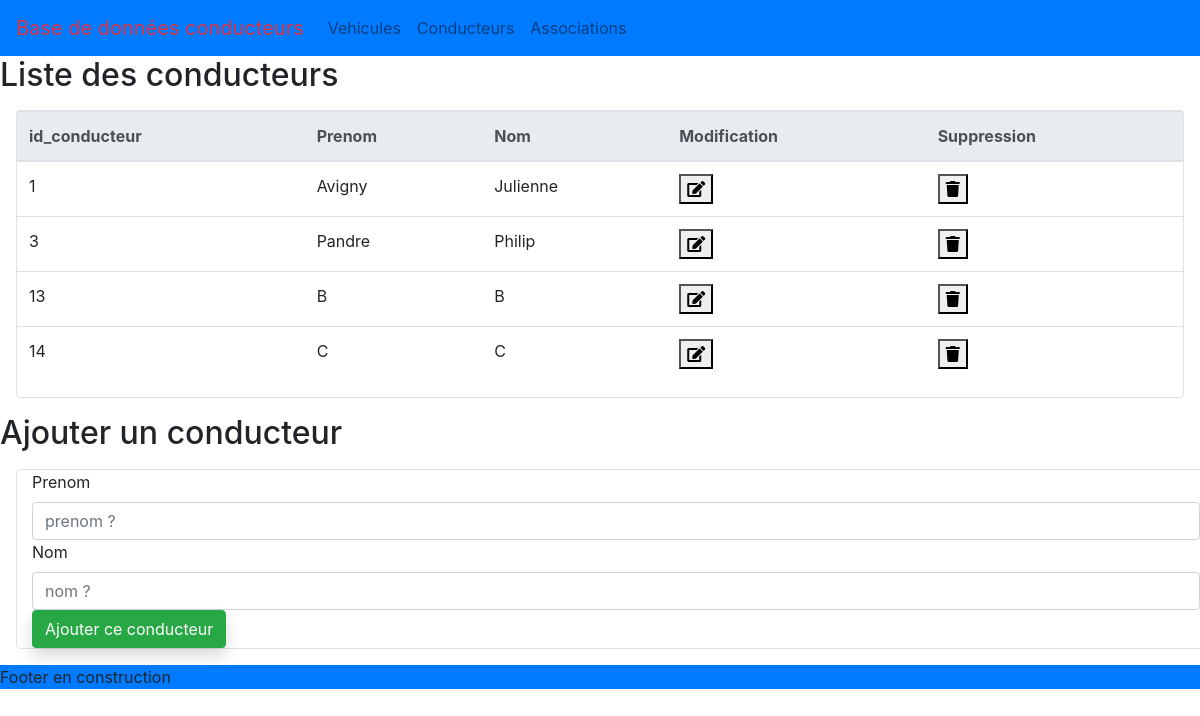
The app's page /conducteurs.php with its own data.
### tables this page shows
CREATE TABLE `conducteur` (
  `id_conducteur` int NOT NULL,
  `prenom` varchar(100) NOT NULL,
  `nom` varchar(100) NOT NULL
);

### controller/read.conducteurs.php (called while the page is built, shortened)
<?php
require_once "database.php";
$req = $db->prepare("SELECT * FROM conducteur");
$req->execute();
$conducteurs = $req->fetchAll(PDO::FETCH_ASSOC);

### partials/list.conducteurs.php (the view, shortened to what this page needs)
<section class= "border border-primary-subtle m-3 rounded">
<table>
    <table class="table table-hover">
    <thead class="thead-light">
        <tr>
            <th>id_conducteur</th>
            <th>Prenom</th>
            <th>Nom</th>
            <th>Modification</th>
            <th>Suppression</th>
        </tr>
    </thead>
    <tbody>
        <?php foreach ($conducteurs as $key => $conducteur): ?>
            <tr>
                <td><?= $conducteur["id_conducteur"] ?></td>
                <td><?= $conducteur["nom"] ?></td>
                <td><?= $conducteur["prenom"] ?></td>
                <td>
                    <form action="partials/modify.conducteur.php" method="post" >
                            <button class="" type="submit"><i class="fa fa-edit"> </i>
                            </button>
                    </form>
                </td>
                <td>
                    <form action="controller/delete.conducteur.php" method="post" onSubmit="return confirm('confirmez la suppression ?')">
                            <button class="" type="submit"><i class="fa fa-trash"> </i>
                            </button>
                    </form>
                </td>
            </tr>
            <?php endforeach ?>
</table>
</section>

### records on screen
conducteur: id_conducteur "1", nom "Avigny", prenom "Julienne"
conducteur: id_conducteur "3", nom "Pandre", prenom "Philip"
conducteur: id_conducteur "13", nom "B", prenom "B"
conducteur: id_conducteur "14", nom "C", prenom "C"
